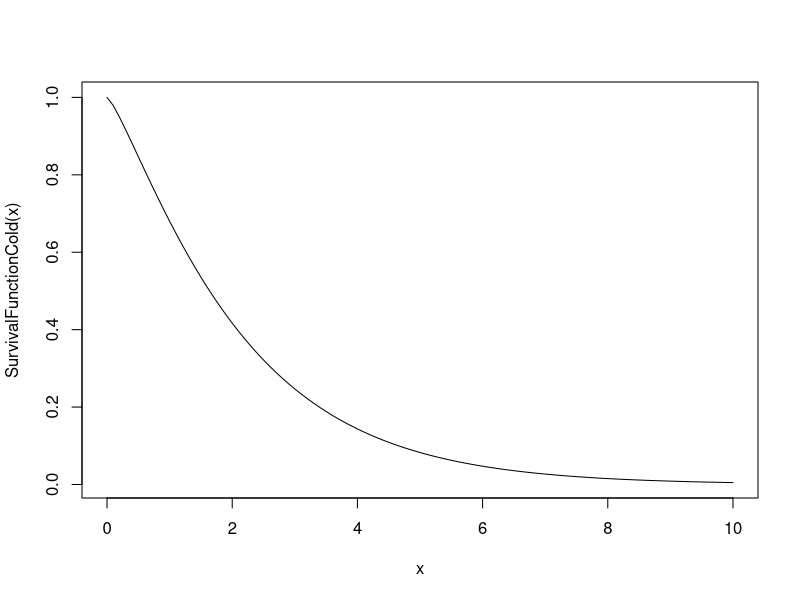
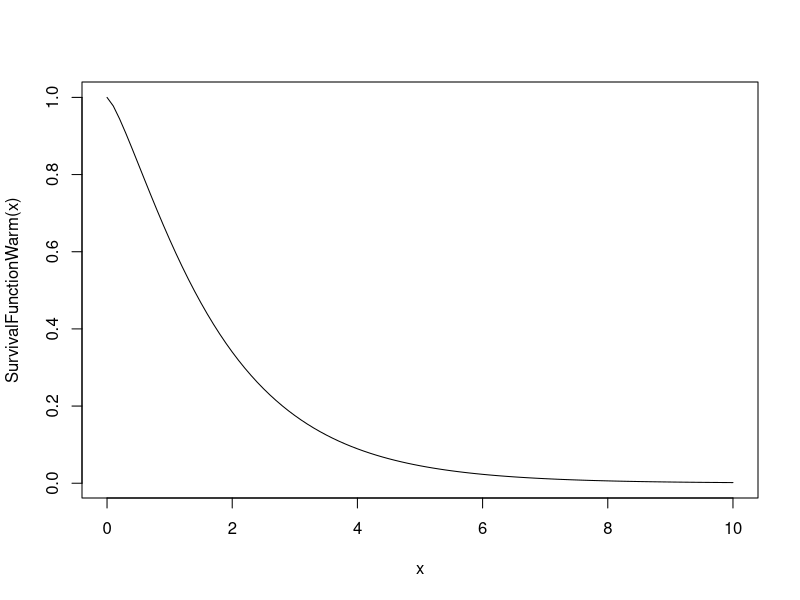

Recreate these plots in R, in order. (Note: this script raises an error after producing the figures.)
SurvivalFunctionCold <- function(time){
  a=1;
  b=0.5;
  lambda=0.5;
  R = (1-(1-exp(-(a*time)^b))^3)*(exp(-lambda*time)*(lambda*time+1));
  return(R)
}

DeathRateFunctionCold <- function(time){
  r <- log(SurvivalFunctionCold(time))
}

DeathRateFunctionWarm <- function(time){
  r <- log(SurvivalFunctionWarm(time))
}

SurvivalFunctionWarm <- function(time){
  a=1;
  b=0.5;
  lambda=0.5;
  R = (1-(1-exp(-(a*time)^b))^3)*(1-(1-exp(-lambda*time))^2);
  return(R)
}


expectedLifeLengthCold <- integrate(SurvivalFunctionCold,0,Inf)
expectedLifeLengthWarm <- integrate(SurvivalFunctionWarm,0,Inf)
expectedLifeLengthCold$value
expectedLifeLengthWarm$value
curve(SurvivalFunctionCold,0,10)
curve(SurvivalFunctionWarm,0,10)

time = seq(0.1, 10, length.out =1000)
rcold <- -grad(DeathRateFunctionCold,time)
plot(time, rcold,type="l")
rwarm <- -grad(DeathRateFunctionWarm,time)
plot(time, rwarm,type="l")
#fourthComponentCausesDeath <- 0.5*expectedLifeLength$value

